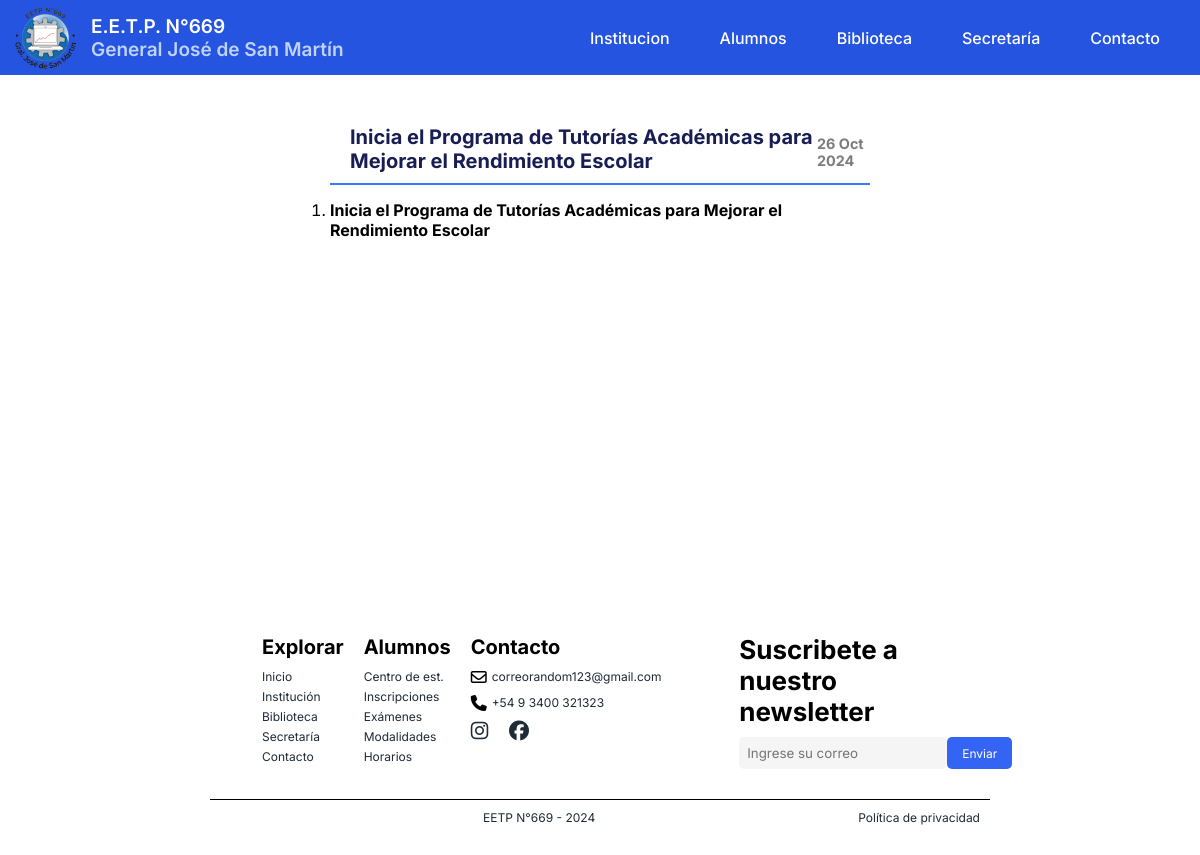
/novedades/inicia-el-programa-de-tutorias-academicas-para-mejorar-el-rendimiento-escolar/, run on the app's committed database.
### novedades/models.py (models this page shows, shortened)
class Novedad(models.Model):
    title = models.CharField(max_length=100, verbose_name='Titulo')
    content = RichTextField(verbose_name='Contenido')
    slug = models.SlugField(verbose_name='Slug', unique=True, blank=True)
    created = models.DateTimeField(auto_now_add=True)
    updated = models.DateTimeField(auto_now=True)
    order = models.IntegerField(verbose_name='Orden', default=0)

### novedades/views.py (the view)
# urls.py: path('<slug:slug>/', NovedadDetailView.as_view(), name="novedad"),
class NovedadDetailView(DetailView):
    model = Novedad
    template_name = 'novedades/novedad.html'

### modalidades/processors.py (called while the page is built)
def ctx_dict(request):
    ctx = {'modalidades': Modalidad.objects.all() }
    return ctx

### novedades/templates/novedades/novedad.html (shortened to what this page needs)
{% extends "core/base.html" %}
{% load static %}
{% block extra_css %}
<link rel="stylesheet" href="{% static 'css/index.css' %}">
<link rel="stylesheet" href="{% static 'css/layout/textos.css' %}">
<link rel="stylesheet" href="{% static 'css/novedad.css' %}">
{% endblock extra_css %}
{% block content %}
<div class="container">
    <div class="p_block novedad">
        <div class='line'>
            <h3>{{ object.title }}</h3>
            <h4>{{ object.created|date:"d M Y" }}</h4>
        </div>
        <p>{{ object.content|safe  }}</p>
    </div>
</div>
{% endblock content %}

### static/css/index.css (style rules this page uses)
* { margin: 0; padding: 0; box-sizing: border-box; font-family: 'Inter', sans-serif; }
body { background-color: #f3f3f3; }

### static/css/layout/textos.css (style rules this page uses)
.p_block { width: 60%; margin-bottom: 80px; }
.p_block h4 { color: #1F37D6; }
.p_block h3 { color: #181D53; border-bottom: 2px solid #377BFD; padding: 0 0 5px 20px; font-size: 20px; }
.p_block p { padding: 15px 0 0px 20px; font-size: 14px; color: #586370; }

### static/css/novedad.css (style rules this page uses)
.container { background-color: white; display: flex; flex-direction: column; align-items: center; min-height: 65vh; }
.novedad { width: 45%; }
.p_block { margin-top: 50px; }
.p_block h3 { border: none; }
.line { display: flex; color: #181D53; border-bottom: 2px solid #377BFD; padding: 0 0 5px 0px; font-size: 20px; align-items: center; justify-content: space-between; }
.line h4 { color: #7c7c7c; font-size: 0.9rem; }

### data on the page
Novedad: title "Inicia el Programa de Tutorías Académicas para Mejorar el Rendimiento Escolar", created "26 Oct 2024", content "Inicia el Programa de Tutorías Académicas para Mejorar el Rendimiento Escolar"
